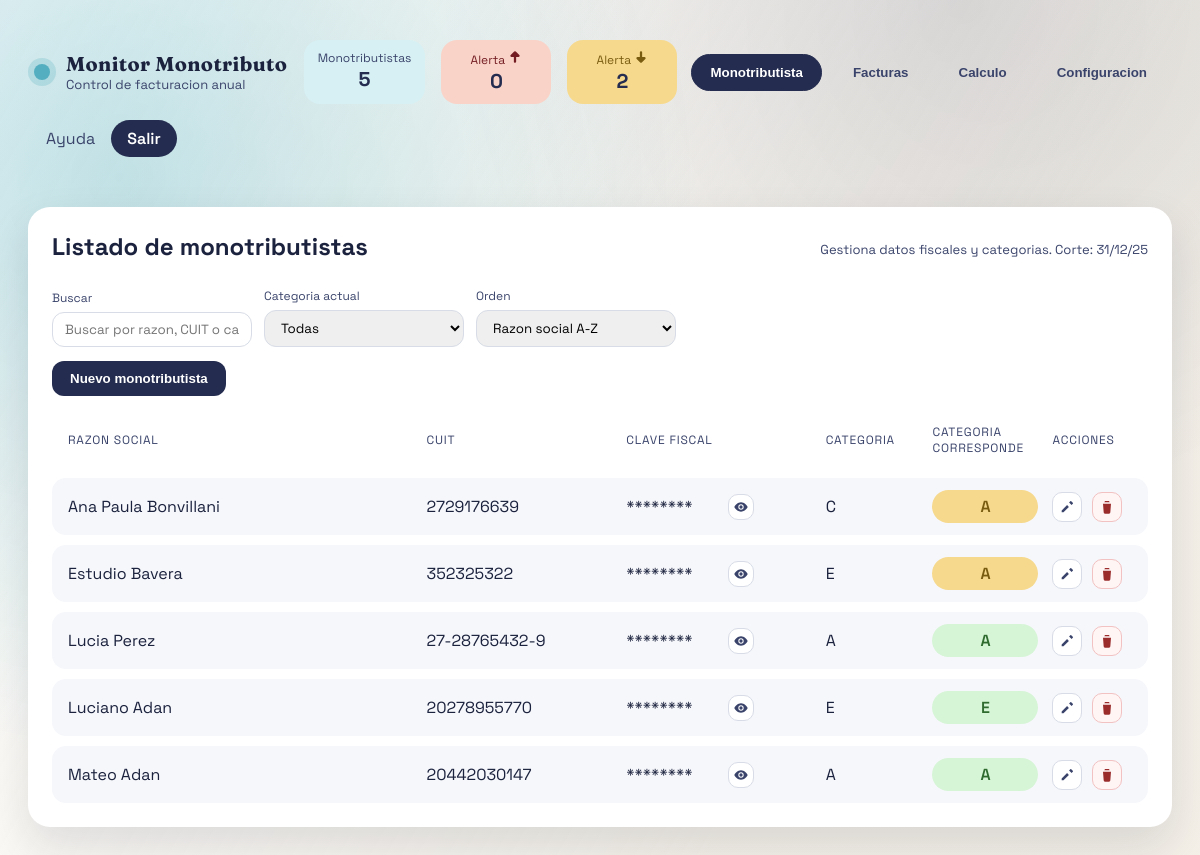
Screenshot of / (signed in) with the database file from the repository.
### website/models.py (models this page shows)
class Monotributista(db.Model):
    id = db.Column(db.Integer, primary_key=True)
    razon_social = db.Column(db.String(160), nullable=False)
    cuit = db.Column(db.String(20), nullable=False)
    clave_fiscal = db.Column(db.String(120), nullable=False)
    categoria_actual_id = db.Column(db.Integer, db.ForeignKey("categoria.id"))
    categoria_corresponde_id = db.Column(db.Integer, db.ForeignKey("categoria.id"))
    categoria_actual = db.relationship(
        "Categoria", foreign_keys=[categoria_actual_id], lazy="joined"
    )
    categoria_corresponde = db.relationship(
        "Categoria", foreign_keys=[categoria_corresponde_id], lazy="joined"
    )
    facturas = db.relationship(
        "Factura", back_populates="monotributista", cascade="all, delete-orphan"
    )

### website/views.py (the view)
@main_bp.route("/")
@login_required
def dashboard():
    active_tab = request.args.get("tab", "monotributistas")
    anchor_param = request.args.get("anchor")
    anchor_date = parse_anchor(anchor_param) or date.today().replace(day=1)
    anchor_cutoff = (anchor_date.replace(day=1) + timedelta(days=32)).replace(day=1) - timedelta(days=1)
    anchor_cutoff_label = anchor_cutoff.strftime("%d/%m/%y")
    anchor_value = f"{anchor_date.year:04d}-{anchor_date.month:02d}"
    monotributistas_raw = Monotributista.query.order_by(Monotributista.razon_social).all()
    categorias_raw = Categoria.query.order_by(Categoria.orden).all()
    facturas_raw = Factura.query.order_by(Factura.fecha.desc()).all()
    vigencia_anchor = obtener_vigencia_para_fecha(anchor_date)
    topes_anchor = obtener_topes_vigencia(vigencia_anchor)
    anchor_actual = date.today().replace(day=1) - timedelta(days=1)
    vigencia_actual = obtener_vigencia_para_fecha(anchor_actual)
    topes_actual = obtener_topes_vigencia(vigencia_actual)
    monotributistas = []
    count_sube = 0
    count_baja = 0
    for item in monotributistas_raw:
        _, total_actual = calcular_totales(item, anchor_actual)
        corresponde = categoria_por_total(total_actual, topes_actual) or item.categoria_actual
        estado = estado_categoria(item.categoria_actual, corresponde)
        if estado == "sube":
            count_sube += 1
        elif estado == "baja":
            count_baja += 1
        monotributistas.append(
            {
                "id": item.id,
                "razon_social": item.razon_social,
                "cuit": item.cuit,
                "clave_fiscal": item.clave_fiscal,
                "categoria_actual": item.categoria_actual.nombre if item.categoria_actual else "-",
                "categoria_corresponde": (
                    corresponde.nombre if corresponde else (item.categoria_actual.nombre if item.categoria_actual else "-")
                ),
                "estado_categoria": estado,
            }
        )
    facturas = [
        {
            "id": item.id,
            "facturador": item.monotributista.razon_social if item.monotributista else "-",
            "fecha": format_date(item.fecha),
            "fecha_iso": item.fecha.isoformat(),
            "tipo": item.tipo_comp,
            "numero": item.numero_comp,
            "cuit_receptor": item.cuit_receptor or "-",
            "razon_receptor": item.razon_social_receptor or "-",
            "importe": format_currency(item.importe_total),
            "importe_raw": str(item.importe_total),
            "desde": format_date(item.fecha_desde),
            "hasta": format_date(item.fecha_hasta),
            "concepto": item.concepto or "-",
        }
        for item in facturas_raw
    ]
    seleccionado_id = request.args.get("monotributista")
    seleccionado = None
    if seleccionado_id:
        seleccionado = Monotributista.query.get(int(seleccionado_id))
    if not seleccionado and monotributistas_raw:
        seleccionado = monotributistas_raw[0]
    detalle = build_calculo(seleccionado, anchor_date, topes_anchor) if seleccionado else None
    fecha_corte_label = anchor_actual.strftime("%d/%m/%y")
    return render_template(
        "dashboard.html",
        monotributistas=monotributistas,
        facturas=facturas,
        categorias=categorias_raw,
        vigencias_table=[
            {
                "id": vigencia.id,
                "vigencia_desde": format_date(vigencia.fecha_desde),
                "vigencia_hasta": format_date(vigencia.fecha_hasta) or "Sin fin",
            }
            for vigencia in Vigencia.query.order_by(Vigencia.fecha_desde.desc()).all()
        ],
        monotributistas_select=monotributistas_raw,
        seleccionado_id=seleccionado.id if seleccionado else None,
        detalle=detalle,
        active_tab=active_tab,
        anchor_value=anchor_value,
        anchor_cutoff_label=anchor_cutoff_label,
        count_sube=count_sube,
        count_baja=count_baja,
        fecha_corte_label=fecha_corte_label,
    )

### website/models.py (called while the page is built)
def get_user_by_id(user_id: str) -> User | None:
    if not user_id:
        return None
    return User.query.get(int(user_id))

### website/views.py (called while the page is built)
def format_date(value: date | None) -> str:
    if not value:
        return ""
    return value.strftime("%d/%m/%Y")

def format_currency(value: Decimal | None) -> str:
    if value is None:
        return ""
    value = value.quantize(Decimal("0.01"))
    sign = "-" if value < 0 else ""
    value = abs(value)
    whole = int(value)
    cents = int((value - whole) * 100)
    whole_str = f"{whole:,}".replace(",", ".")
    return f"{sign}$ {whole_str},{cents:02d}"

def last_12_months(anchor: date):
    months = []
    year = anchor.year
    month = anchor.month
    for _ in range(12):
        months.append((year, month))
        month -= 1
        if month == 0:
            month = 12
            year -= 1
    return list(reversed(months))

def parse_anchor(value: str | None):
    if not value:
        return None
    try:
        year_str, month_str = value.split("-")
        return date(int(year_str), int(month_str), 1)
    except (ValueError, TypeError):
        return None

def obtener_vigencia_para_fecha(anchor: date) -> Vigencia | None:
    if not anchor:
        return None
    return (
        Vigencia.query.filter(
            Vigencia.fecha_desde <= anchor,
            or_(Vigencia.fecha_hasta.is_(None), Vigencia.fecha_hasta >= anchor),
        )
        .order_by(Vigencia.fecha_desde.desc())
        .first()
    )

def obtener_topes_vigencia(vigencia: Vigencia | None) -> list[CategoriaTope]:
    if not vigencia:
        return []
    return (
        CategoriaTope.query.join(Categoria)
        .filter(CategoriaTope.vigencia_id == vigencia.id)
        .order_by(Categoria.orden)
        .all()
    )

def categoria_por_total(total: Decimal, topes: list[CategoriaTope]):
    if not topes:
        return None
    if all(tope.tope_facturacion == 0 for tope in topes):
        return None
    total = total.quantize(Decimal("0.01"))
    topes_sorted = sorted(topes, key=lambda tope: tope.tope_facturacion)
    for tope in topes_sorted:
        if total <= tope.tope_facturacion:
            return tope.categoria
    return topes_sorted[-1].categoria

def topes_por_categoria(topes: list[CategoriaTope]) -> dict[int, CategoriaTope]:
    return {tope.categoria_id: tope for tope in topes}

### website/templates/dashboard.html (shortened to what this page needs)
{% extends "base.html" %}
{% block header_row_content %}
<div class="topbar__meta">
  <div class="hero__stats hero__stats--compact">
    <div class="stat">
      <span class="stat__label">Monotributistas</span>
      <strong>{{ monotributistas | length }}</strong>
    </div>
    <div class="stat stat--danger">
      <span class="stat__label">
        Alerta
      </span>
      <strong>{{ count_sube }}</strong>
    </div>
    <div class="stat stat--warning">
      <span class="stat__label">
        Alerta
      </span>
      <strong>{{ count_baja }}</strong>
    </div>
  </div>
  <div class="tabs__controls tabs__controls--topbar">
    <button class="tab {% if active_tab == 'monotributistas' %}is-active{% endif %}" type="button" data-tab="monotributistas">Monotributista</button>
    <button class="tab {% if active_tab == 'facturas' %}is-active{% endif %}" type="button" data-tab="facturas">Facturas</button>
    <button class="tab {% if active_tab == 'calculo' %}is-active{% endif %}" type="button" data-tab="calculo">Calculo</button>
    <button class="tab {% if active_tab == 'configuracion' %}is-active{% endif %}" type="button" data-tab="configuracion">Configuracion</button>
  </div>
</div>
{% endblock %}
{% block content %}
<section class="tabs">
  <div class="tabs__panel {% if active_tab == 'monotributistas' %}is-active{% endif %}" id="monotributistas">
    <div class="panel__header">
      <h2>Listado de monotributistas</h2>
      <span class="panel__hint">Gestiona datos fiscales y categorias. Corte: {{ fecha_corte_label }}</span>
    </div>
    <div class="table-tools">
      <label class="field field--inline">
        Buscar
        <input type="text" id="monoSearch" placeholder="Buscar por razon, CUIT o categoria">
      </label>
      <label class="field field--inline">
        Categoria actual
        <select id="monoCategoria">
          <option value="">Todas</option>
        </select>
      </label>
      <label class="field field--inline">
        Orden
        <select id="monoOrden">
          <option value="razon_asc">Razon social A-Z</option>
        </select>
      </label>
    </div>
    <div class="panel__actions">
      <button class="primary" type="button" data-open="monotributista">Nuevo monotributista</button>
    </div>
    <div class="table">
      <div class="table__row table__head table__row--mono">
        <span>Razon Social</span>
        <span>CUIT</span>
        <span>Clave Fiscal</span>
        <span>Categoria</span>
        <span>Categoria corresponde</span>
        <span>Acciones</span>
      </div>
      {% for item in monotributistas %}
      <div class="table__row table__row--mono" data-row="mono" data-razon="{{ item.razon_social | lower }}" data-cuit="{{ item.cuit }}" data-categoria="{{ item.categoria_actual }}" data-corresponde="{{ item.categoria_corresponde }}" data-search="{{ (item.razon_social ~ ' ' ~ item.cuit ~ ' ' ~ item.categoria_actual ~ ' ' ~ item.categoria_corresponde) | lower }}">
        <span>{{ item.razon_social }}</span>
        <span>{{ item.cuit }}</span>
        <span class="secret-cell">
          <span class="secret" data-secret="{{ item.clave_fiscal }}">********</span>
          <button class="icon-button" type="button" data-toggle="secret" aria-label="Mostrar clave fiscal" title="Mostrar clave fiscal">
            <svg viewBox="0 0 24 24" aria-hidden="true" focusable="false">
              <path d="M12 5c-5 0-9 4.5-10 7 1 2.5 5 7 10 7s9-4.5 10-7c-1-2.5-5-7-10-7zm0 11a4 4 0 1 1 0-8 4 4 0 0 1 0 8z" fill="currentColor"/>
              <circle cx="12" cy="12" r="2.5" fill="currentColor"/>
            </svg>
          </button>
        </span>
        <span>{{ item.categoria_actual }}</span>
        <span class="badge badge--{{ item.estado_categoria }}">{{ item.categoria_corresponde }}</span>
        <span class="row-actions">
          <a class="icon-link" href="{{ url_for('main.edit_monotributista', monotributista_id=item.id) }}" aria-label="Editar">
            <svg viewBox="0 0 24 24" aria-hidden="true" focusable="false">
              <path d="M4 17.25V20h2.75l8.1-8.1-2.75-2.75-8.1 8.1zM20.7 7.04a1 1 0 0 0 0-1.41l-2.34-2.34a1 1 0 0 0-1.41 0l-1.83 1.83 3.75 3.75 1.83-1.83z" fill="currentColor"/>
            </svg>
          </a>
          <form method="post" action="{{ url_for('main.delete_monotributista', monotributista_id=item.id) }}" data-confirm="Confirmar eliminacion del monotributista?">
            <button class="icon-link icon-link--danger" type="submit" aria-label="Eliminar" title="Eliminar">
              <svg viewBox="0 0 24 24" aria-hidden="true" focusable="false">
                <path d="M6 7h12l-1 13a2 2 0 0 1-2 2H9a2 2 0 0 1-2-2L6 7zm3-4h6l1 2H8l1-2z" fill="currentColor"/>
              </svg>
            </button>
          </form>
        </span>
      </div>
      {% endfor %}
    </div>
  </div>
</section>
{% endblock %}

### website/static/css/style.css (style rules this page uses)
:root { --blue: #242c4f; --sky: #53afc0; --white: #ffffff; --sand: #f4f0e8; --navy-90: #1b223d; --navy-40: #3a446b; --mint: #d7f0f4; --rose: #f9d3c8; --sun: #f6d98d; --shadow: 0 20px 45px rgba(20, 28, 52, 0.12); }
* { box-sizing: border-box; }
body { margin: 0; font-family: 'Space Grotesk', 'Trebuchet MS', sans-serif; background: var(--sand); color: var(--navy-90); }
.page { min-height: 100vh; position: relative; padding: 28px 28px 60px; }
.topbar__meta { display: flex; align-items: center; flex-wrap: wrap; gap: 14px; }
.hero__stats { display: flex; gap: 16px; }
.hero__stats--compact { margin-left: auto; flex-wrap: wrap; }
.stat { background: var(--mint); border-radius: 16px; padding: 14px 18px; min-width: 120px; text-align: center; }
.stat--danger { background: var(--rose); color: #731c22; }
.stat--warning { background: var(--sun); color: #7a5c10; }
.hero__stats--compact .stat { padding: 10px 14px; min-width: 110px; }
.stat span { display: block; font-size: 12px; color: var(--navy-40); }
.stat__label { display: inline-flex; align-items: center; gap: 6px; justify-content: center; }
.stat__label svg { width: 14px; height: 14px; }
.stat--danger .stat__label, .stat--danger strong { color: #731c22; }
.stat--warning .stat__label, .stat--warning strong { color: #7a5c10; }
.stat strong { font-size: 20px; color: var(--blue); }
.tabs { margin-top: 28px; }
.tabs__controls { display: flex; gap: 12px; flex-wrap: wrap; }
.tabs__controls--topbar { margin-left: auto; }
.tab { background: transparent; border: 1px solid transparent; padding: 10px 18px; border-radius: 999px; cursor: pointer; font-weight: 600; color: var(--navy-40); }
.tab.is-active { background: var(--blue); color: var(--white); border-color: var(--blue); }
.tabs__panel { display: none; margin-top: 22px; background: var(--white); border-radius: 22px; padding: 24px; box-shadow: var(--shadow); }
.tabs__panel.is-active { display: block; animation: fade 0.4s ease-in; }
.panel__header { display: flex; justify-content: space-between; align-items: center; gap: 20px; margin-bottom: 20px; }
.panel__header h2 { margin: 0 0 6px; }
.panel__hint { color: var(--navy-40); font-size: 13px; }
.panel__actions { margin-bottom: 16px; }
.table-tools { display: flex; flex-wrap: wrap; gap: 12px; align-items: flex-end; margin-bottom: 14px; }
.field { display: grid; gap: 6px; font-size: 12px; color: var(--navy-40); }
.field--inline { min-width: 200px; }
.field input, .field select { border: 1px solid #d8dce6; border-radius: 12px; padding: 8px 12px; font-family: inherit; }
.table { display: grid; gap: 10px; }
.table__row { display: grid; gap: 14px; padding: 12px 16px; border-radius: 14px; background: #f6f7fb; align-items: center; animation: fade 0.5s ease-in; }
.table__row--mono { grid-template-columns: 2.6fr 1.4fr 1.4fr 0.7fr 0.8fr 0.6fr; }
.table__head { background: transparent; font-size: 12px; text-transform: uppercase; letter-spacing: 0.8px; color: var(--navy-40); }
.badge { display: inline-flex; align-items: center; justify-content: center; padding: 6px 12px; border-radius: 999px; font-weight: 600; }
.badge--mantiene { background: #d6f5d6; color: #2f6b2f; }
.badge--baja { background: var(--sun); color: #7a5c10; }
.secret-cell { display: inline-flex; gap: 6px; align-items: center; }
.secret { font-variant-numeric: tabular-nums; display: inline-block; min-width: 96px; max-width: 120px; overflow: hidden; text-overflow: ellipsis; white-space: nowrap; }
.icon-button { display: inline-flex; align-items: center; gap: 6px; border: 1px solid #d8dce6; background: var(--white); color: var(--navy-40); border-radius: 10px; padding: 4px; cursor: pointer; font-size: 12px; }
.icon-button svg { width: 16px; height: 16px; }
.row-actions { display: inline-flex; gap: 10px; align-items: center; }
.icon-link { display: inline-flex; align-items: center; justify-content: center; width: 30px; height: 30px; border-radius: 10px; border: 1px solid #d8dce6; background: var(--white); color: var(--navy-40); text-decoration: none; cursor: pointer; padding: 0; }
.icon-link svg { width: 16px; height: 16px; }
.icon-link--danger { color: #9b2c2c; border-color: #f2c1c1; background: #fff5f5; }
.primary { background: var(--blue); color: var(--white); border: none; padding: 10px 18px; border-radius: 12px; cursor: pointer; font-weight: 600; justify-self: start; }

### rows the page displays
Monotributista: razon_social "Ana Paula Bonvillani", cuit "2729176639", categoria_actual "C", categoria_corresponde "A"
Monotributista: razon_social "Estudio Bavera", cuit "352325322", categoria_actual "E", categoria_corresponde "A"
Monotributista: razon_social "Lucia Perez", cuit "27-28765432-9", categoria_actual "A", categoria_corresponde "A"
Monotributista: razon_social "Luciano Adan", cuit "20278955770", categoria_actual "E", categoria_corresponde "E"
Monotributista: razon_social "Mateo Adan", cuit "20442030147", categoria_actual "A", categoria_corresponde "A"

### other values shown
{{ monotributistas | length }} "5"
{{ count_sube }} "0"
{{ count_baja }} "2"
{{ fecha_corte_label }} "31/12/25"
